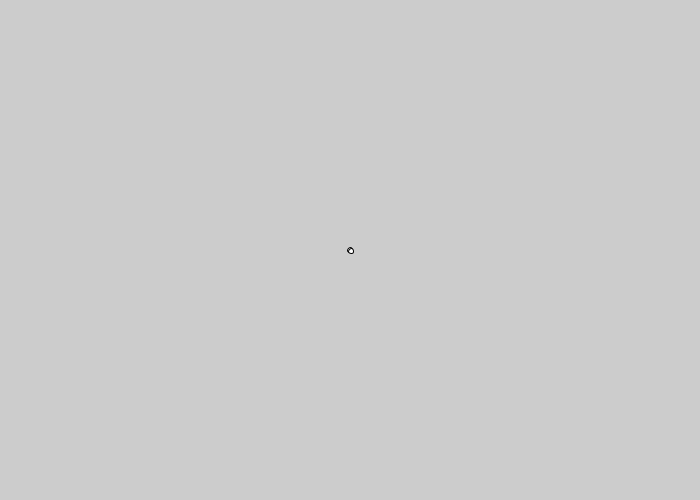
Frame 1 (no input)
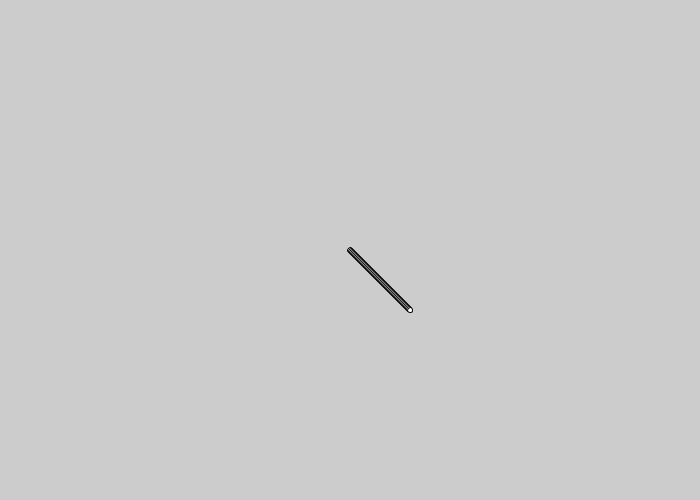
Frame 60 (the mouse pressed at the canvas centre just before this capture)
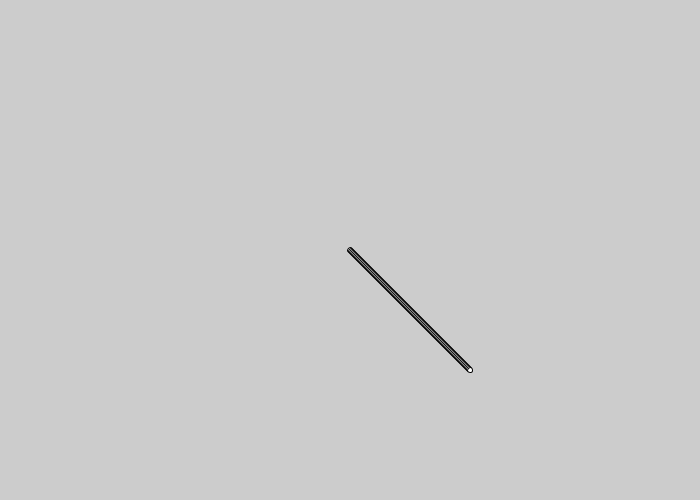
Frame 120 (the mouse held since frame 60 and released just before this capture)

The Processing sketch that drew these frames (run headless with seeded random() and noise(); from frame 60 on, the mouse is pressed at the canvas centre):

// Processing sketch: BounceBall
// ── BounceBall.pde
//Global Variables
float ballStartPositionX; // displayWidth
float ballStartPositionY; // displayHeight
float ballSize ; // displayWidth
int ballMoveX; //Declare
int ballMoveY; //Declare
int speedX = 1; // Follows rules of physics
int speedY = 1; // Follows rules of physics

void setup() {
  size (700, 500); // fullScreen(); Cannot Teach with fullScreen()
  ballStartPositionX = width*1/2; // displayWidth
  ballStartPositionY = height*1/2; // displayHeight
  ballSize = width*1/128; // displayWidth
  ballMoveX = int (ballStartPositionX); //Populate, Example of Casting
  ballMoveY = int (ballStartPositionY); //Populate, Example of Casting

  // Create a Ball, start position 
  ellipse (ballStartPositionX, ballStartPositionY, ballSize, ballSize);
}

void draw () {
  //Value Testing and Arithmetic to Position Ball
  println ("X Start:", ballStartPositionX, "Y Start:", ballStartPositionY);
  println ("X Move:", ballMoveX, "Y Move:", ballMoveY);
  if (  ballMoveX <= 0+ballSize/2 || ballMoveX >= width-ballSize/2 ) {
    speedX = speedX * -1;
  }
  if ( ballMoveY <= 0+ballSize/2 || ballMoveY >= height-ballSize/2 ) {
    speedY = speedY * -1;
  }
  // Move the Ball, using Value Testing and Arithmetic
  ballMoveX += speedX; // Progression of ballMoveX=ballMoveX+1 to ballMoveX=+1 to ... 
  ballMoveY += speedY; //What is the difference in these lines
  println ("X Move:", ballMoveX);
  println ("Y Move :", ballMoveY);
  
  // Drawing the Canvas Objects
  ellipse (ballMoveX, ballMoveY, ballSize, ballSize);
  //Image retains shawdows and ball doesn't bounce
} 
